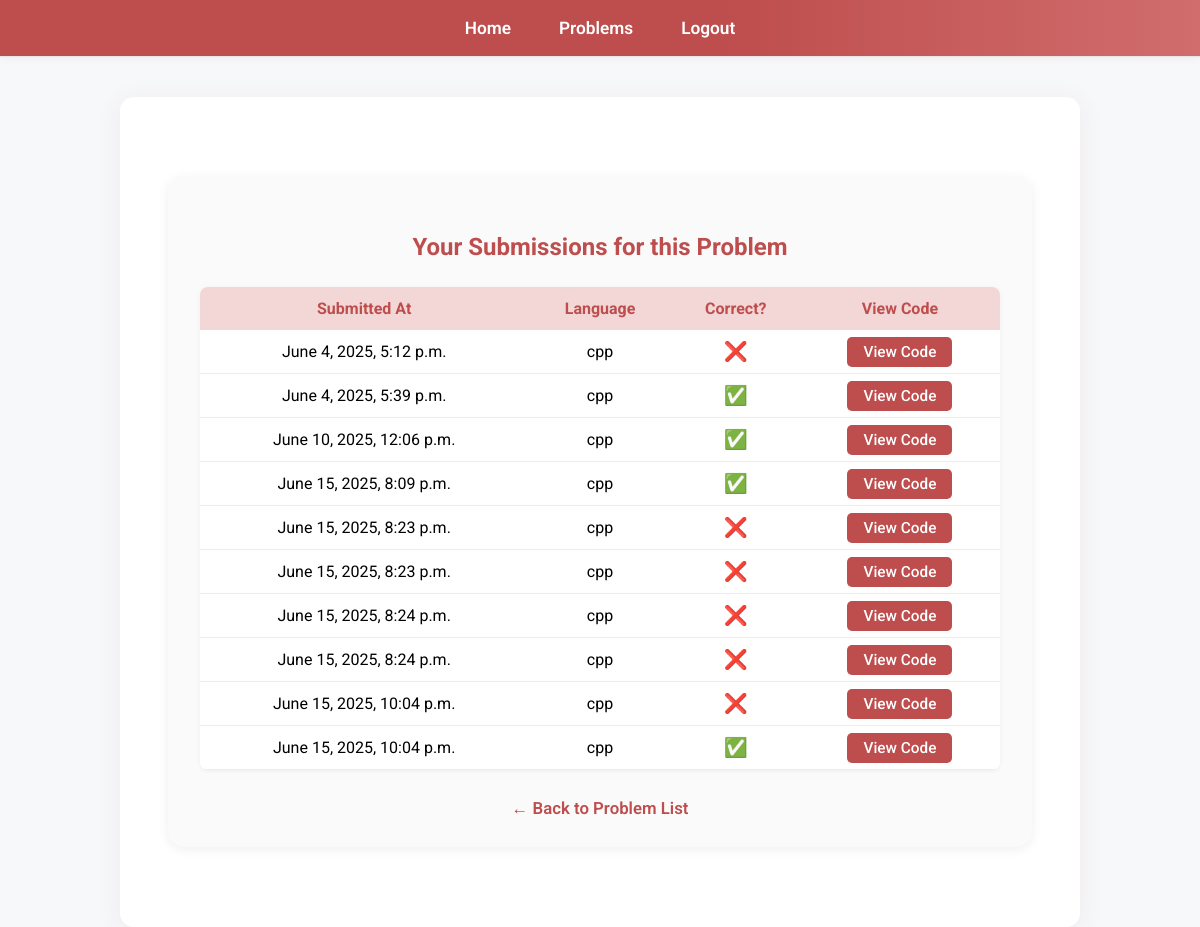
Before: /Students/problem/1/submissions/ (signed in) with the older database file.
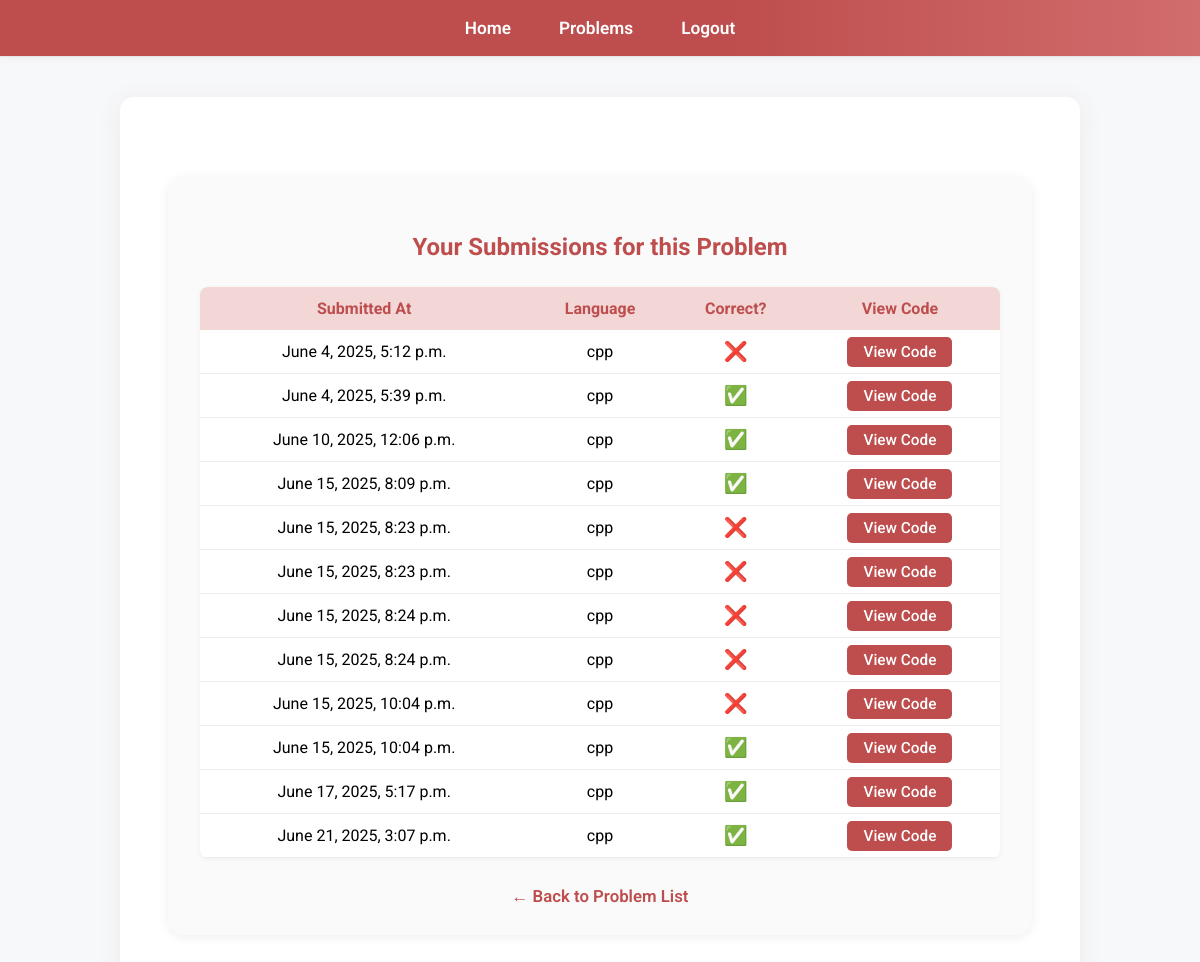
After: the same page with the newer database file.
### submit/models.py (models this page shows)
class CodeSubmit(models.Model):
    user = models.ForeignKey(settings.AUTH_USER_MODEL, on_delete=models.CASCADE, related_name='code_submissions')
    problem = models.ForeignKey(Problem, on_delete=models.CASCADE, null=True, blank=True, related_name='submissions')
    language= models.CharField(max_length=50)
    code = models.TextField()
    input = models.TextField(null=True, blank =True)
    output = models.TextField(null = True, blank= True)
    is_correct = models.BooleanField(default=False)
    timestamp = models.DateTimeField(auto_now_add=True)

### Students/views.py (the view)
# urls.py: path('problem/<int:pk>/submissions/', views.problem_submissions, name='problem_submissions'),
@login_required
@user_passes_test(is_student)
def problem_submissions(request, pk):
    problem = get_object_or_404(Problem, pk = pk)
    submissions = CodeSubmit.objects.filter(user=request.user, problem=problem).order_by('timestamp')
    return render(request, 'problem_submissions.html', {
        'problem':problem,
        'submissions': submissions,
    })

### Students/views.py (called while the page is built)
def is_student(user):
    return hasattr(user, 'profile') and user.profile.user_type == 'student'

### Students/Templates/problem_submissions.html
{% extends "base1.html" %}
{% block content %}
<div style="
    max-width: 800px;
    margin: 40px auto;
    background: #fafafa;
    border-radius: 16px;
    box-shadow: 0 2px 12px #eee;
    padding: 36px 32px 28px 32px;
">
    <h2 style="color:#be4d4d; text-align:center; margin-bottom:26px;">
        Your Submissions for this Problem
    </h2>
    <table style="
        width:100%;
        border-collapse:collapse;
        background:#fff;
        border-radius:8px;
        overflow:hidden;
        box-shadow: 0 1px 4px #eee;
        font-size:1em;
    ">
        <thead>
            <tr style="background:#f3d6d6; color:#be4d4d;">
                <th style="padding:12px 8px;">Submitted At</th>
                <th style="padding:12px 8px;">Language</th>
                <th style="padding:12px 8px;">Correct?</th>
                <th style="padding:12px 8px;">View Code</th>
            </tr>
        </thead>
        <tbody>
        {% for sub in submissions %}
            <tr style="text-align:center; border-bottom:1px solid #f0eaea;">
                <td style="padding:10px 8px;">{{ sub.timestamp }}</td>
                <td style="padding:10px 8px;">{{ sub.language }}</td>
                <td style="padding:10px 8px;">
                    {% if sub.is_correct %}
                        <span style="font-size:1.2em; color:rgb(31, 228, 47);">✅</span>
                    {% else %}
                        <span style="font-size:1.2em; color:#be4d4d;">❌</span>
                    {% endif %}
                </td>
                <td style="padding:10px 8px;">
                    <a href="{% url 'view_code_submission' sub.id %}" style="
                        background:#be4d4d;
                        color:#fff;
                        padding:6px 16px;
                        border-radius:5px;
                        text-decoration:none;
                        font-size:0.96em;
                        font-weight:500;
                        transition:background 0.2s;
                    "
                    onmouseover="this.style.background='#a63a3a'"
                    onmouseout="this.style.background='#be4d4d'">
                        View Code
                    </a>
                </td>
            </tr>
        {% empty %}
            <tr>
                <td colspan="4" style="padding:18px; color:#888;">No submissions yet.</td>
            </tr>
        {% endfor %}
        </tbody>
    </table>
    <div style="margin-top:28px; text-align:center;">
        <a href="{% url 'Prob list' %}" style="color:#be4d4d; text-decoration:none; font-weight:600; font-size:1.05em;">
            &larr; Back to Problem List
        </a>
    </div>
</div>
{% endblock %}

Changed rows visible on the page:
added CodeSubmit: timestamp "June 17, 2025, 5:17 p.m.", language "cpp"
added CodeSubmit: timestamp "June 21, 2025, 3:07 p.m.", language "cpp"
